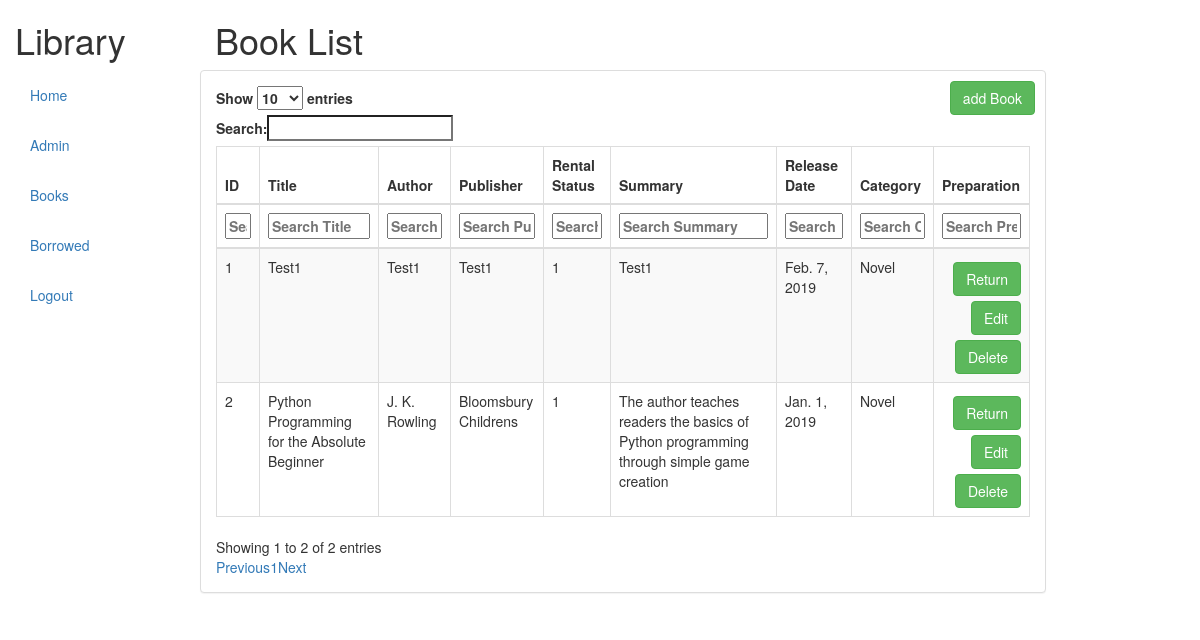
Page /book/ (signed in) on the committed database.
### book/models.py (models this page shows, shortened)
class Book(models.Model):
    id = models.IntegerField(primary_key=True, help_text='Unique ID for this particular book across whole library')
    title = models.CharField(max_length=64)
    author = models.CharField(max_length=20)
    publisher = models.CharField(max_length=20)
    rentalStatus = models.IntegerField()
    summary = models.CharField(max_length=200)
    releaseDate = models.DateField()
    category = models.CharField(max_length=20)
    genre = models.ForeignKey('Category', on_delete=models.SET_NULL, null=True)
    class Meta:
        ordering = ['releaseDate']

### book/views.py (the view)
# urls.py: path('book/', views.BookList.as_view(), name='book_list'),
class BookList(ListView):
    model = Book

### book/templates/book/book_list.html (shortened to what this page needs)
{% extends "base_generic.html" %}
{% load bootstrap3 %}
{% block content %}
{% load static %}
<head>
    <h1>Book List</h1>
    <link rel="stylesheet" href="https://maxcdn.bootstrapcdn.com/bootstrap/3.3.7/css/bootstrap.min.css"
>
    <link rel="stylesheet" href="https://cdn.datatables.net/1.10.19/css/dataTables.bootstrap.min.css"
>
    <link rel="stylesheet" href="https://cdn.datatables.net/buttons/1.5.4/css/buttons.bootstrap.min.css"
>
    <link rel="stylesheet" href="https://cdn.datatables.net/select/1.2.7/css/select.bootstrap.min.css"
>
</head>
<body>
{% if user.is_authenticated %}
<div class="row">
    <div class="panel panel-default">
        <div class="panel-header">
            <input class="btn btn-success" style="float: right; margin:10px;" type="button" value="add Book"
                   onclick="location.href='{% url 'book_create' %}'"/>
        </div>
        <div class="panel-body">
            <table id="example" class="table table-striped table-bordered" style="width:100%">
                <thead>
                <tr>
                    <th>ID</th>
                    <th>Title</th>
                    <th>Author</th>
                    <th>Publisher</th>
                    <th>Rental Status</th>
                    <th>Summary</th>
                    <th>Release Date</th>
                    <th>Category</th>
                    <th>Preparation</th>
                </tr>
                </thead>
                <tbody>
                {% for book in object_list %}
                <tr>
                    <td>{{book.id}}</td>
                    <td>{{book.title}}</td>
                    <td>{{book.author}}</td>
                    <td>{{book.publisher}}</td>
                    <td>{{book.rentalStatus}}</td>
                    <td>{{book.summary}}</td>
                    <td>{{book.releaseDate}}</td>
                    <td>{{book.category}}</td>
                    <td>
                        {% if book.rentalStatus == 0 %}
                        <input class="btn btn-success" type="button" value="Borrow" data-toggle="modal"
                               data-target="#borrow_{{book.id}}"/>
                        <div id="borrow_{{book.id}}" class="modal fade" role="dialog">
                            <div class="modal-dialog">
                                <div class="modal-content">
                                    <div class="modal-header">
                                        <h4 class="modal-title">Modal Header</h4>
                                    </div>
                                    <div class="modal-body">
                                        {{book.id}}
                                        <form method="POST" action="{% url 'borrow_book' book.id %}"
                                              enctype="multipart/form-data">
                                            {% csrf_token %}
                                            <button type="submit" class="btn btn-success">Confirm</button>
                                        </form>
                                    </div>
                                    <div class="modal-footer">
                                        <button type="button" class="btn btn-default" data-dismiss="modal">Close
                                        </button>
                                    </div>
                                </div>
                            </div>
                        </div>
                        {% elif book.rentalStatus == 1 %}
                        <input class="btn btn-success" type="button" value="Return" data-toggle="modal"
                               data-target="#return_{{book.id}}"/>
                        {% endif %}
                        <input class="btn btn-success" type="button" value="Edit"
                               onclick="location.href='{% url 'book_edit' book.id %}'"/>
                        <input class="btn btn-success" type="button" value="Delete"
                               onclick="location.href='{% url 'book_delete' book.id %}'"/>
                    </td>
                </tr>
                {% endfor %}
                </tbody>
            </table>
        </div>
    </div>
</div>
{% endif %}
</body>
</html>
{% endblock %}

### book/static/css/styles.css (style rules this page uses)
table.dataTable thead .sorting:after, table.dataTable thead .sorting:before, table.dataTable thead .sorting_asc:after, table.dataTable thead .sorting_asc:before, table.dataTable thead .sorting_asc_disabled:after, table.dataTable thead .sorting_asc_disabled:before, table.dataTable thead .sorting_desc:after, table.dataTable thead .sorting_desc:before, table.dataTable thead .sorting_desc_disabled:after, table.dataTable thead .sorting_desc_disabled:before { bottom: .5em; }
input.btn.btn-success { float: right !important; margin-top: 5px; }

### rows in the picture
Book: id "2", title "Python Programming for the Absolute Beginner", author "J. K. Rowling", publisher "Bloomsbury Childrens", rentalStatus "1", summary "The author teaches readers the basics of Python programming through simple game creation", releaseDate "Jan. 1, 2019", category "Novel", id "Edit", id "Delete"
Book: id "1", title "Test1", author "Test1", publisher "Test1", rentalStatus "1", summary "Test1", releaseDate "Feb. 7, 2019", category "Novel", id "Edit", id "Delete"
